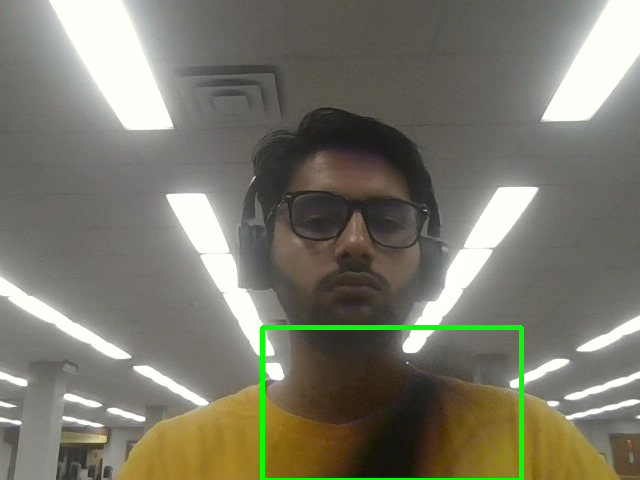
#> input picture images/1.png, 640 x 480 px, given in place of the camera
$ python main.py
#> lines starting #> are read from the running program, lines starting #| are printed output that depends on the picture
import cv2
import time
import glob
import os
from mailing import send_email
from threading import Thread

# Open camera
video = cv2.VideoCapture(0)

# Wait 1 second for camera to open and configure
time.sleep(1)

first_frame = None
status_list = []
count = 1

# Delete images inside images folder
def clean_folder():
    print("clean folder function started")
    images = glob.glob("images/*.png")
    for image in images:
        os.remove(image)
    print("clean folder function ended")

# Continuosly read frames
while True:
    status = 0
    # Frame stores the image data in matrix form
    check, frame = video.read()
#> frame is the input picture: shape (480, 640, 3); mean B, G, R 106.8, 120.5, 122.1

    """ Apply gray scale and Gausian blur
    To Make the matrix less complex """
    gray_frame = cv2.cvtColor(frame, cv2.COLOR_BGR2GRAY)
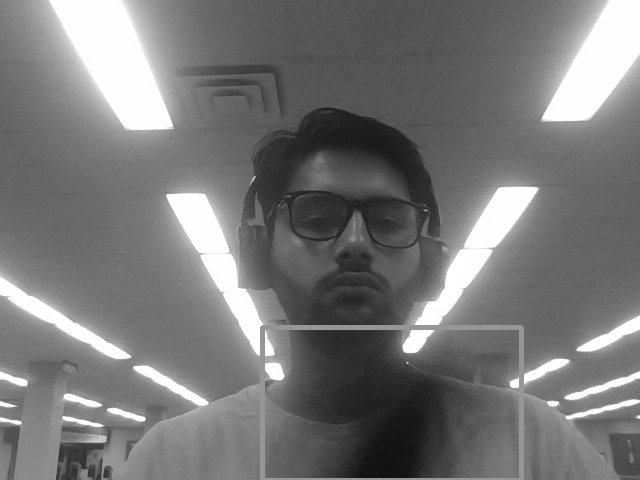
#> gray_frame: shape (480, 640); min 16, max 255, mean 119.4
    gray_frame_gau = cv2.GaussianBlur(gray_frame, (21,21), 0)
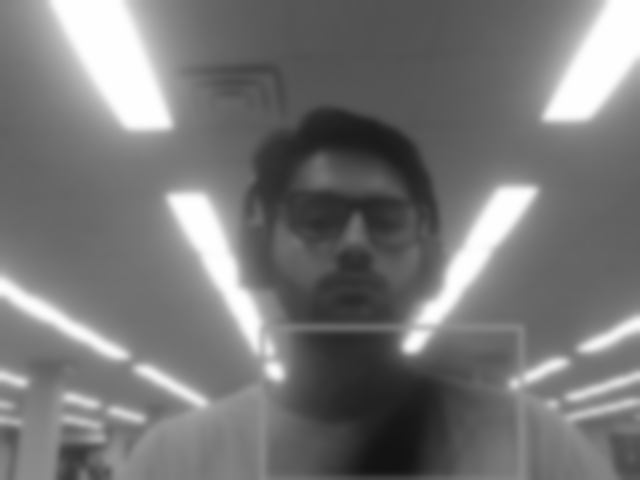
#> gray_frame_gau: shape (480, 640); min 18, max 255, mean 119.4


    # Record first frame
    if first_frame is None:
        first_frame = gray_frame_gau

    delta_frame = cv2.absdiff(first_frame, gray_frame_gau)
#> delta_frame: shape (480, 640); every value is 0

    # Convert grayscale video to white and black
    thresh_frame = cv2.threshold(delta_frame, 40, 255,
                                 cv2.THRESH_BINARY)[1]

    # Fill the hole in whitespace
    dil_frame = cv2.dilate(thresh_frame, None, iterations=2)

    # Find outlines of the image
    contours, check = cv2.findContours(dil_frame,
                                       cv2.RETR_EXTERNAL,
                                       cv2.CHAIN_APPROX_SIMPLE)
#> contours = []; check = None

    # Check for small contours less likely to be real objects
    for contour in contours:
        if cv2.contourArea(contour) < 20000:
            continue

        # Extract the recatngle around large/real objects
        x, y, w, h = cv2.boundingRect(contour)
        rectangle = cv2.rectangle(frame, (x,y),
                                  (x+w, y+h), (0, 255, 0), 3)

        if rectangle.any():
            status = 1

            # Create a single folder if that folder does not exist
            if not os.path.isdir("images"):
                os.mkdir("images")

            # Save frames where object appear as image
            cv2.imwrite(f"images/{count}.png", frame)
            count += 1

            # Loading the image saved in the middle to a variable
            all_images = glob.glob("images/*.png")
            index = int(len(all_images) / 2)
            if len(all_images) > 0:
                image_with_object = all_images[index]
            print (index)


    # Captures the status of the last 2 frames
    status_list.append(status)
    status_list = status_list[-2:]

    # If object leaves the frame the email is sent
    if status_list[0] ==  1 and status_list[1] == 0:
        # Prepare threads to send email
        email_thread = Thread(target=send_email, args=(image_with_object, ))
        email_thread.daemon = True

        # Prepare threads to clean folder
        clean_thread = Thread(target=clean_folder)
        clean_thread.daemon = True

        # Execuring threads
        email_thread.start()


    cv2.imshow("video", frame)

    # Waits for 1 millisecond for a key press after imshow.
    key = cv2.waitKey(1)
#> (key q is pressed here)

    if key == ord("q"):
        break

video.release()

#> (the run stopped early here; a loop or call above may not have finished)

$ run again, on images/3.png
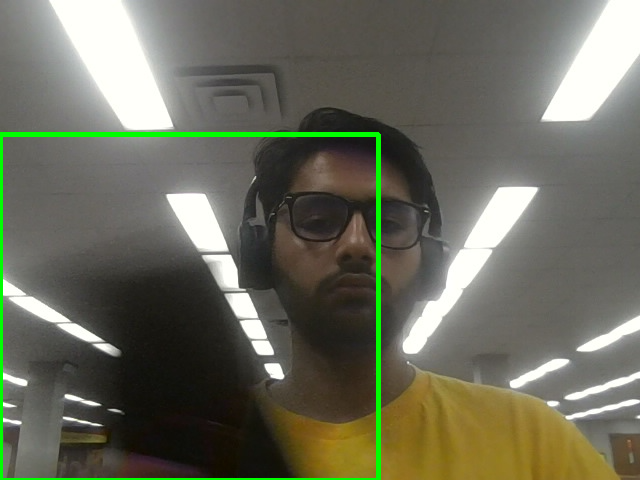
#> input picture images/3.png, 640 x 480 px, given in place of the camera
#> frame is the input picture: shape (480, 640, 3); mean B, G, R 91.8, 107.1, 106.4
#> `gray_frame = cv2.cvtColor(frame, cv2.COLOR_BGR2GRAY)`:
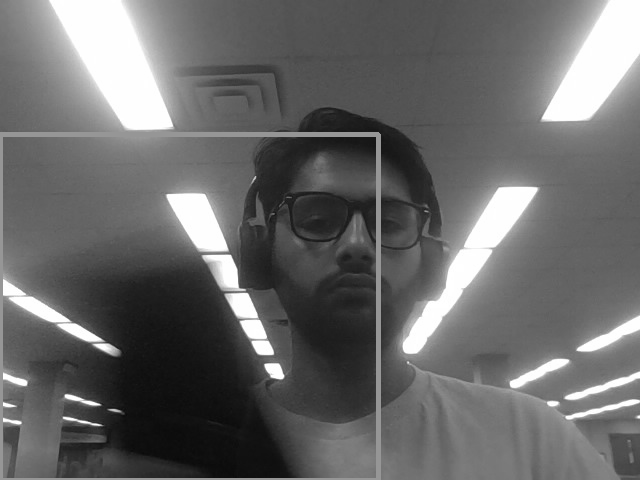
#> gray_frame: shape (480, 640); min 9, max 255, mean 105.2
#> `gray_frame_gau = cv2.GaussianBlur(gray_frame, (21,21), 0)`:
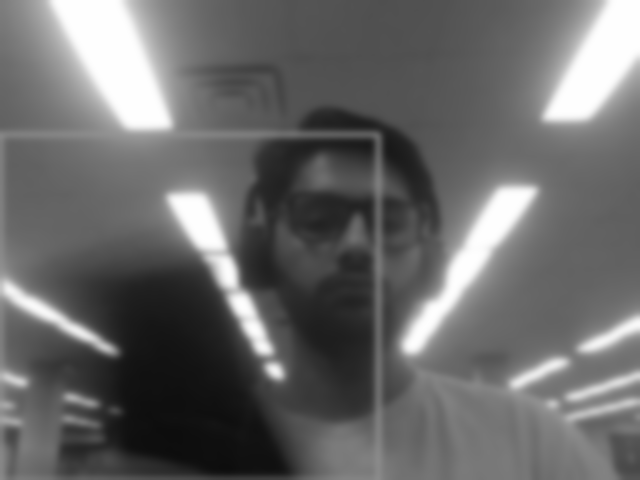
#> gray_frame_gau: shape (480, 640); min 13, max 255, mean 105.1
#> delta_frame: shape (480, 640); every value is 0
#> contours = []; check = None

$ run again, on images/4.png
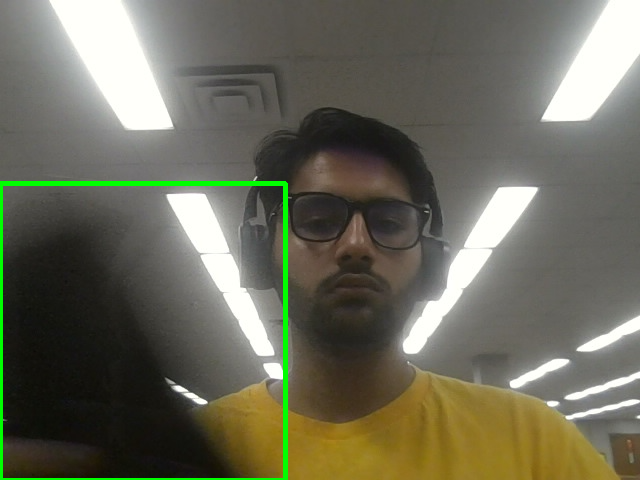
#> input picture images/4.png, 640 x 480 px, given in place of the camera
#> frame is the input picture: shape (480, 640, 3); mean B, G, R 90.3, 106.5, 107
#> `gray_frame = cv2.cvtColor(frame, cv2.COLOR_BGR2GRAY)`:
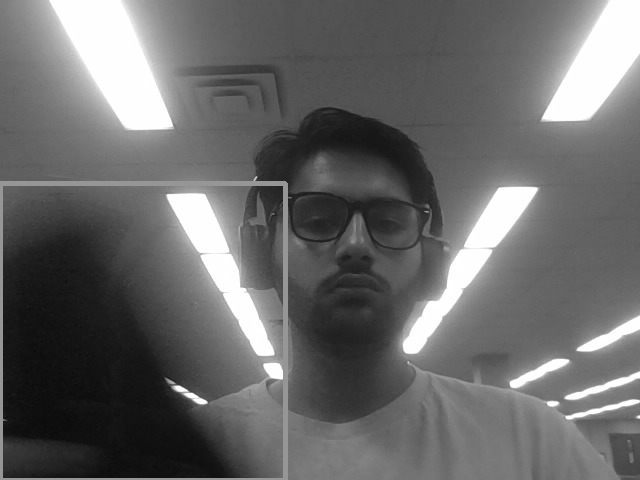
#> gray_frame: shape (480, 640); min 9, max 255, mean 104.8
#> `gray_frame_gau = cv2.GaussianBlur(gray_frame, (21,21), 0)`:
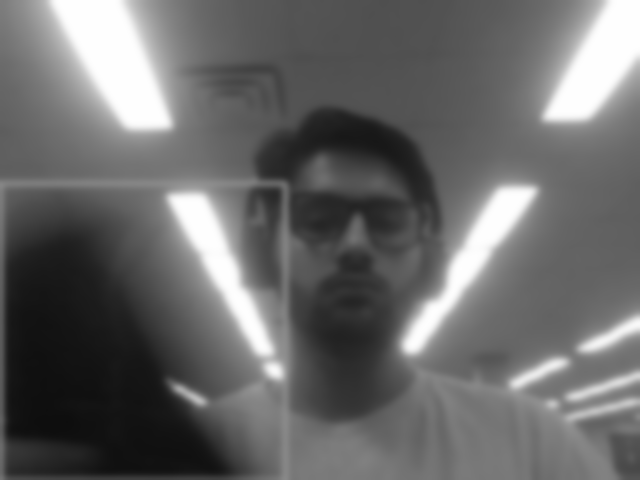
#> gray_frame_gau: shape (480, 640); min 13, max 255, mean 104.7
#> delta_frame: shape (480, 640); every value is 0
#> contours = []; check = None
